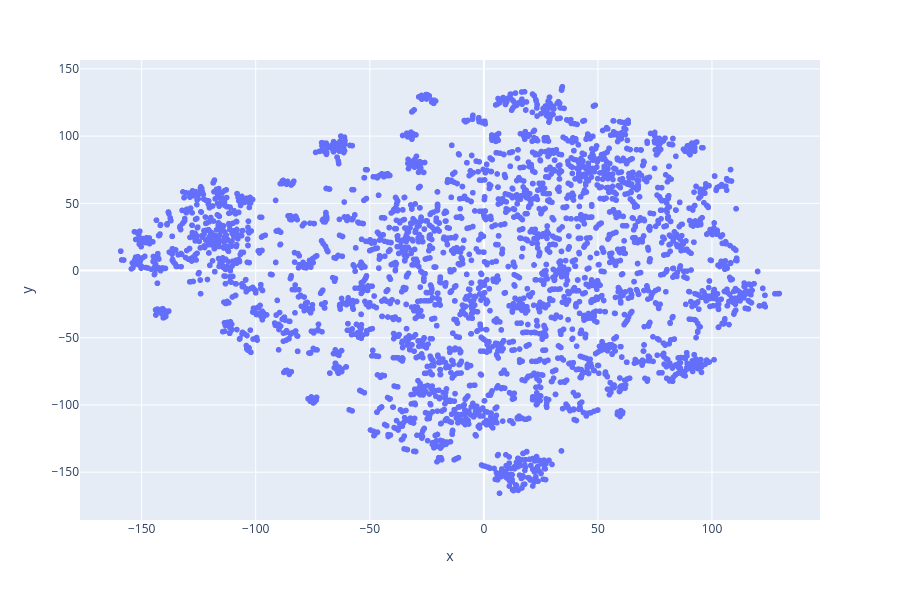

Write notebook code for a chart like this one.
### Markdown cell above
:::


::: {.content-visible when-format="html"}

This plot is only visible in the HTML version of the textbook.

### Code cell
#| fig-align: center

fig = px.scatter(df2, x='x', y='y', hover_name='labels',
                 width=900, height=600)
fig.show()

### Figure 1 — Plotly figure (JSON) as saved in the notebook; plotly's stock layout.template omitted (floating-point values rounded to 4 significant figures; data arrays with more than 128 entries replaced by an {"elided": "..."} marker saying what was removed)
{"data": [{"hovertemplate": "<b>%{hovertext}</b><br><br>x=%{x}<br>y=%{y}<extra></extra>", "hovertext": {"elided": "3929 str values"}, "legendgroup": "", "marker": {"color": "#636efa", "symbol": "circle"}, "mode": "markers", "name": "", "showlegend": false, "type": "scattergl", "x": {"elided": "3929 float values"}, "xaxis": "x", "y": {"elided": "3929 float values"}, "yaxis": "y"}], "layout": {"height": 600, "legend": {"tracegroupgap": 0}, "margin": {"t": 60}, "width": 900, "xaxis": {"anchor": "y", "domain": [0, 1], "title": {"text": "x"}}, "yaxis": {"anchor": "x", "domain": [0, 1], "title": {"text": "y"}}}}
